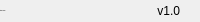
              <widget class="QFrame" name="bottomBar">
               <property name="minimumSize">
                <size>
                 <width>0</width>
                 <height>22</height>
                </size>
               </property>
               <property name="maximumSize">
                <size>
                 <width>16777215</width>
                 <height>22</height>
                </size>
               </property>
               <property name="frameShape">
                <enum>QFrame::NoFrame</enum>
               </property>
               <property name="frameShadow">
                <enum>QFrame::Raised</enum>
               </property>
               <layout class="QHBoxLayout" name="horizontalLayout_5">
                <property name="spacing">
                 <number>0</number>
                </property>
                <property name="leftMargin">
                 <number>0</number>
                </property>
                <property name="topMargin">
                 <number>0</number>
                </property>
                <property name="rightMargin">
                 <number>0</number>
                </property>
                <property name="bottomMargin">
                 <number>0</number>
                </property>
                <item>
                 <widget class="QLabel" name="creditsLabel">
                  <property name="maximumSize">
                   <size>
                    <width>16777215</width>
                    <height>16</height>
                   </size>
                  </property>
                  <property name="font">
                   <font>
                    <family>Segoe UI</family>
                    <pointsize>-1</pointsize>
                    <italic>false</italic>
                    <bold>false</bold>
                   </font>
                  </property>
                  <property name="text">
                   <string>trade-hacker</string>
                  </property>
                  <property name="alignment">
                   <set>Qt::AlignLeading|Qt::AlignLeft|Qt::AlignVCenter</set>
                  </property>
                 </widget>
                </item>
                <item>
                 <widget class="QLabel" name="version">
                  <property name="text">
                   <string>v1.0</string>
                  </property>
                  <property name="alignment">
                   <set>Qt::AlignRight|Qt::AlignTrailing|Qt::AlignVCenter</set>
                  </property>
                 </widget>
                </item>
                <item>
                 <widget class="QFrame" name="frame_size_grip">
                  <property name="minimumSize">
                   <size>
                    <width>20</width>
                    <height>0</height>
                   </size>
                  </property>
                  <property name="maximumSize">
                   <size>
                    <width>20</width>
                    <height>16777215</height>
                   </size>
                  </property>
                  <property name="frameShape">
                   <enum>QFrame::NoFrame</enum>
                  </property>
                  <property name="frameShadow">
                   <enum>QFrame::Raised</enum>
                  </property>
                 </widget>
                </item>
               </layout>
              </widget>
